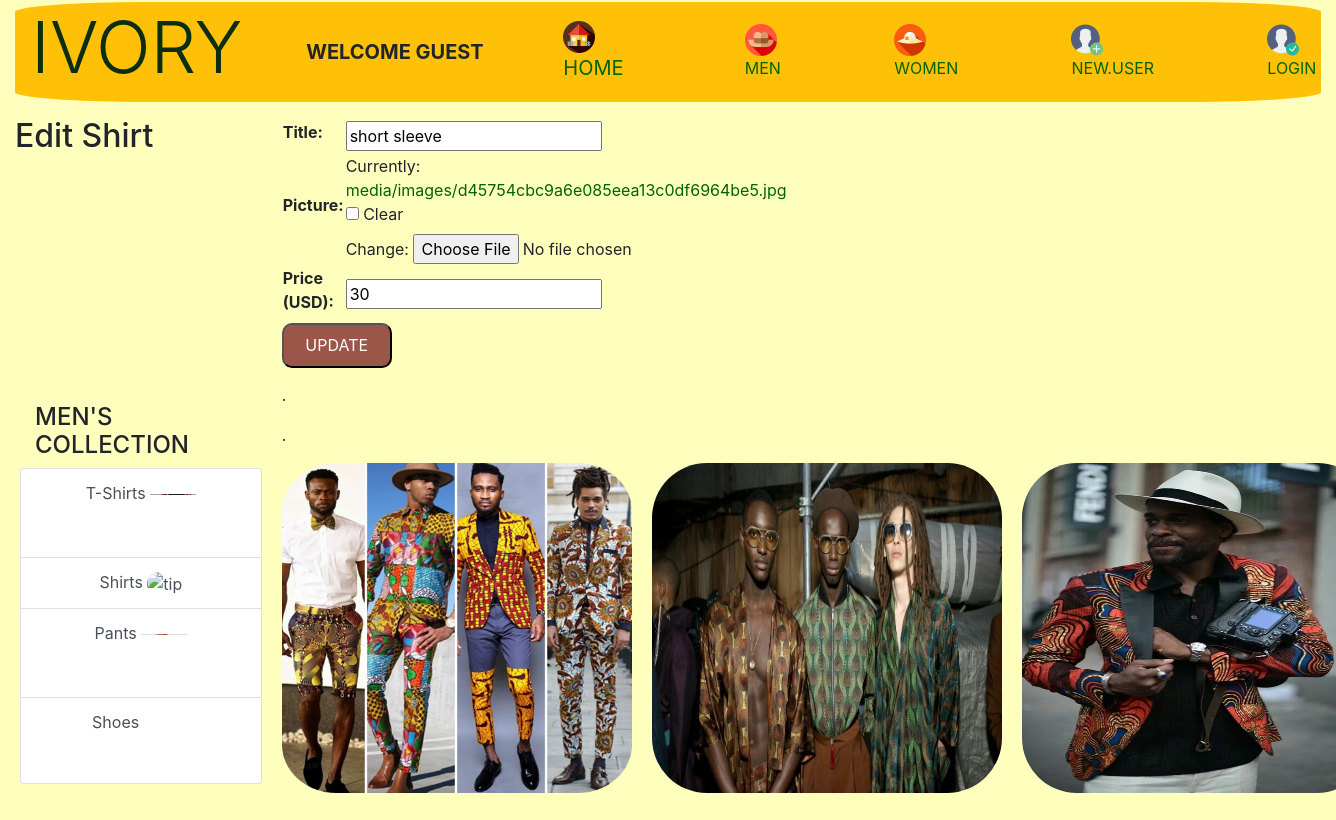
Page /editshirt/2/ on the earlier database version.
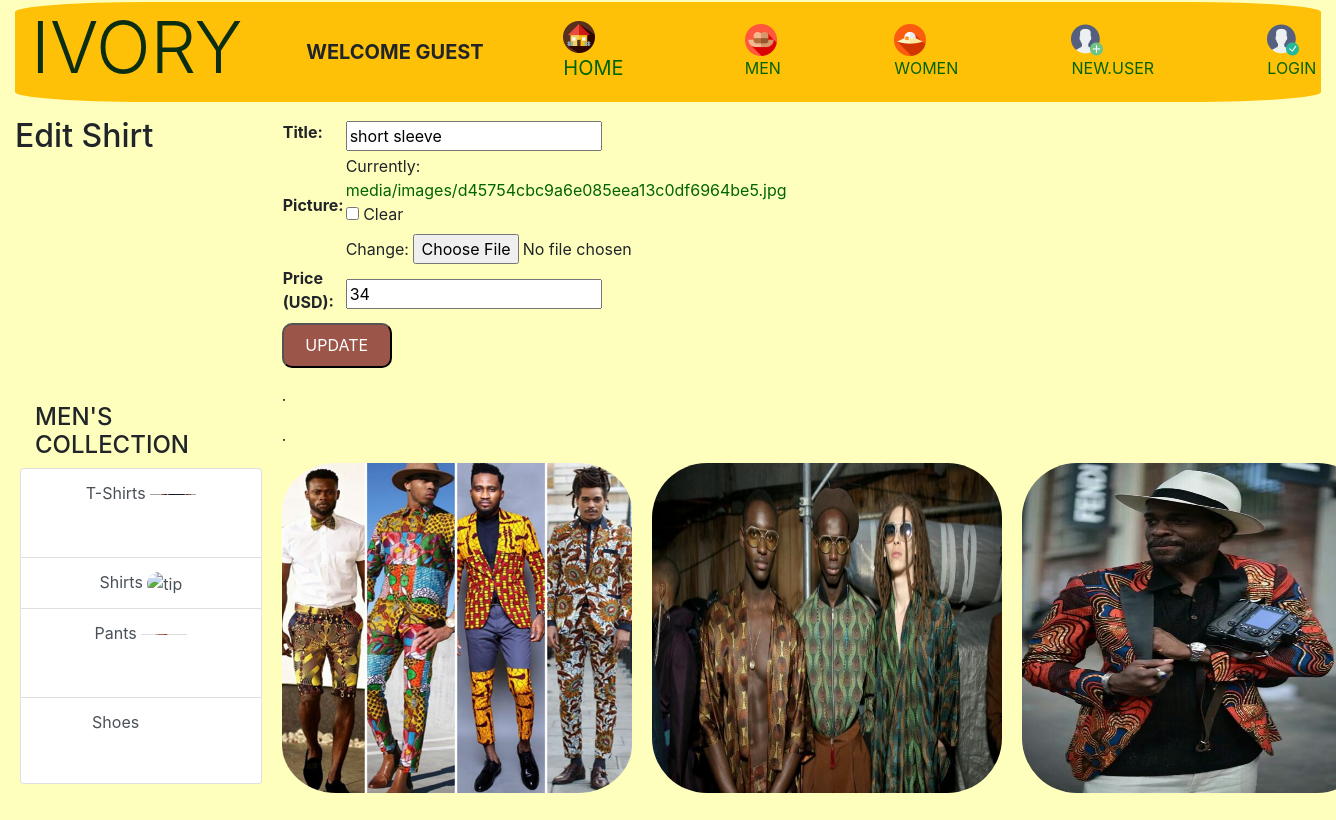
Same page on the later database version.
### ivoryApp/models.py (models this page shows, shortened)
class Shirt(models.Model):
    s_title = models.CharField(max_length=200)
    s_picture = models.ImageField(upload_to="media/images/", null=True, blank=True)
    s_price = models.IntegerField(default=0)
    s_ForeignKey = models.ForeignKey(UserLoginModel, on_delete=models.SET_NULL, null=True, blank=True)

### ivoryApp/views.py (the view)
# urls.py: path('editshirt/<int:s_id>/', views.editshirt, name='editshirt'),
def editshirt(request, s_id):
    edit_shirt = get_object_or_404(Shirt, pk=s_id)
    editedShirt = ShirtForm(request.POST or None, instance=edit_shirt)
    if editedShirt.is_valid():
        editedShirt.save()
        return redirect('shirtmen')
    return render(request, 'ivoryApp/edititem/editShirt.html', {'editedShirt': editedShirt})

### ivoryApp/forms.py
class ShirtForm(forms.ModelForm):
    class Meta:
        model = Shirt
        exclude = ["s_ForeignKey"]
        labels = {
            's_title': 'Title',
            's_picture': 'Picture',
            's_price': 'Price (USD)',
        }

### ivoryApp/templates/ivoryApp/edititem/editShirt.html (shortened to what this page needs)
{% extends 'ivoryApp/men.html' %}
{% block content %}
    <h2>Edit Shirt</h2>
    <form method="post">
        <table>
            <tr>
                <td>{{ editedShirt }}</td>
            </tr>
        </table>
        <button>UPDATE</button>
    </form>
{% endblock %}

Differences in the rows shown:
changed Shirt "short sleeve": s_price "30" → "34"
